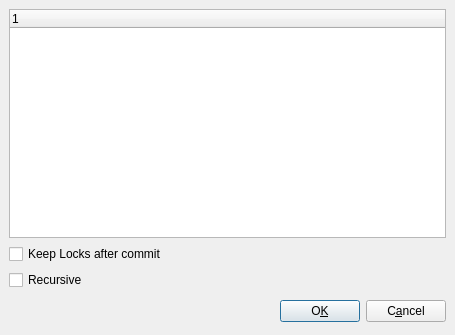
<ui version="4.0" >
 <class>SvnCommitOptionDlg</class>
 <widget class="QDialog" name="SvnCommitOptionDlg" >
  <property name="geometry" >
   <rect>
    <x>0</x>
    <y>0</y>
    <width>455</width>
    <height>335</height>
   </rect>
  </property>
  <property name="windowTitle" >
   <string/>
  </property>
  <layout class="QVBoxLayout" >
   <property name="margin" >
    <number>9</number>
   </property>
   <property name="spacing" >
    <number>6</number>
   </property>
   <item>
    <widget class="QTreeWidget" name="treeWidget" />
   </item>
   <item>
    <widget class="QCheckBox" name="keepLocksChk" >
     <property name="text" >
      <string>Keep Locks after commit</string>
     </property>
     <property name="shortcut" >
      <string/>
     </property>
    </widget>
   </item>
   <item>
    <widget class="QCheckBox" name="recursiveChk" >
     <property name="text" >
      <string>Recursive</string>
     </property>
     <property name="shortcut" >
      <string/>
     </property>
    </widget>
   </item>
   <item>
    <layout class="QHBoxLayout" >
     <property name="margin" >
      <number>0</number>
     </property>
     <property name="spacing" >
      <number>6</number>
     </property>
     <item>
      <spacer>
       <property name="orientation" >
        <enum>Qt::Horizontal</enum>
       </property>
       <property name="sizeType" >
        <enum>QSizePolicy::Expanding</enum>
       </property>
       <property name="sizeHint" >
        <size>
         <width>231</width>
         <height>30</height>
        </size>
       </property>
      </spacer>
     </item>
     <item>
      <widget class="QPushButton" name="okBtn" >
       <property name="text" >
        <string>O&amp;K</string>
       </property>
       <property name="shortcut" >
        <string>Alt+K</string>
       </property>
      </widget>
     </item>
     <item>
      <widget class="QPushButton" name="cancelBtn" >
       <property name="text" >
        <string>C&amp;ancel</string>
       </property>
       <property name="shortcut" >
        <string>Alt+A</string>
       </property>
      </widget>
     </item>
    </layout>
   </item>
  </layout>
 </widget>
 <layoutdefault spacing="6" margin="11" />
 <pixmapfunction>qPixmapFromMimeSource</pixmapfunction>
 <resources/>
 <connections>
  <connection>
   <sender>okBtn</sender>
   <signal>clicked()</signal>
   <receiver>SvnCommitOptionDlg</receiver>
   <slot>accept()</slot>
   <hints>
    <hint type="sourcelabel" >
     <x>20</x>
     <y>20</y>
    </hint>
    <hint type="destinationlabel" >
     <x>20</x>
     <y>20</y>
    </hint>
   </hints>
  </connection>
  <connection>
   <sender>cancelBtn</sender>
   <signal>clicked()</signal>
   <receiver>SvnCommitOptionDlg</receiver>
   <slot>reject()</slot>
   <hints>
    <hint type="sourcelabel" >
     <x>20</x>
     <y>20</y>
    </hint>
    <hint type="destinationlabel" >
     <x>20</x>
     <y>20</y>
    </hint>
   </hints>
  </connection>
 </connections>
</ui>
